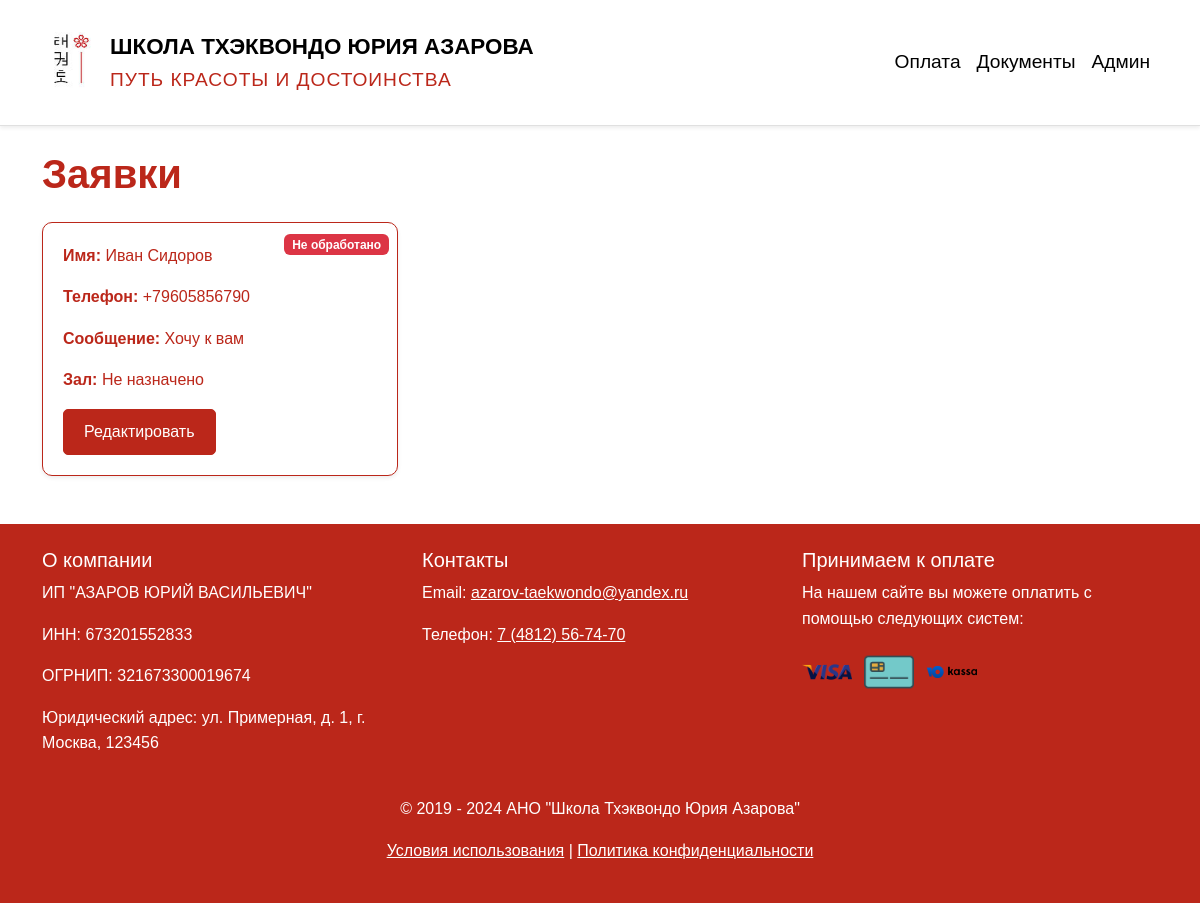
Page /applications/ on the earlier database version.
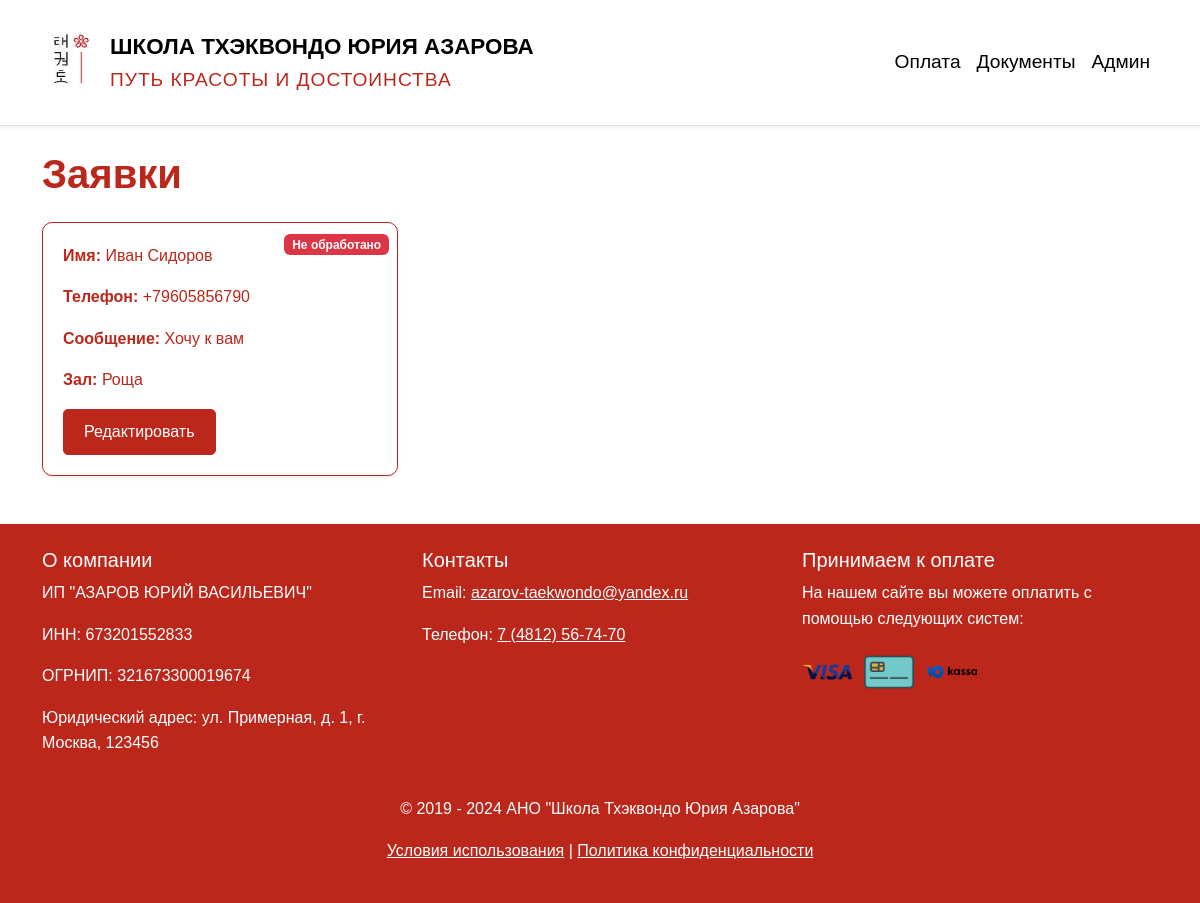
Same page on the later database version.
### payments/models.py (models this page shows, shortened)
class Application(models.Model):
    name = models.CharField(max_length=100, blank=True, null=True)
    phone = models.CharField(max_length=20, blank=True, null=True)
    message = models.TextField(blank=True, null=True)
    status = models.BooleanField(default=False)
    hall = models.ForeignKey(Hall, on_delete=models.SET_NULL, null=True, blank=True)
    received_at = models.DateTimeField(auto_now_add=True)
    class Meta:
        verbose_name = 'Заявка'
        verbose_name_plural = 'Заявки'

class Hall(models.Model):
    name = models.CharField(max_length=100)
    trainer = models.ForeignKey(Trainer, on_delete=models.CASCADE)
    month_price = models.DecimalField(max_digits=10, decimal_places=2)
    additional_expenses = models.DecimalField(max_digits=10, decimal_places=2)
    class Meta:
        verbose_name = 'Зал'
        verbose_name_plural = 'Залы'

### payments/views.py (the view)
# urls.py: path('applications/', views.application_list, name='applications'),
def application_list(request):
    applications = Application.objects.all()
    return render(request, 'applications/application_list.html', {'applications': applications})

### templates/applications/application_list.html (shortened to what this page needs)
{% extends 'base.html' %}
{% block content %}
<h1 class="mb-4">Заявки</h1>
<div class="row">
    {% for application in applications %}
    <div class="col-md-4 mb-4">
        <div class="card shadow-sm h-100">
            <div class="position-absolute top-0 end-0 p-2">
                {% if application.status  %}
                    <span class="badge bg-success">Обработано</span>
                {% else %}
                    <span class="badge bg-danger">Не обработано</span>
                {% endif %}
            </div>
            <div class="card-body">
                <p class="card-text"><strong>Имя:</strong> {{ application.name }} </p>
                <p class="card-text"><strong>Телефон:</strong> {{ application.phone }}</p>
                <p class="card-text"><strong>Сообщение:</strong> {{ application.message }}</p>
                <p class="card-text">
                    <strong>Зал:</strong>
                    {% if application.hall %}
                    {{ application.hall.name }}
                    {% else %}
                    Не назначено
                    {% endif %}
                </p>
                <a href="{% url 'application-update' application.id %}" class="btn btn-primary">Редактировать</a>
            </div>
        </div>
    </div>
    {% endfor %}
</div>
{% endblock %}

Differences in the rows shown:
changed Application "Иван Сидоров": hall.name (not shown) → "Роща"; no longer shows "Не назначено"
